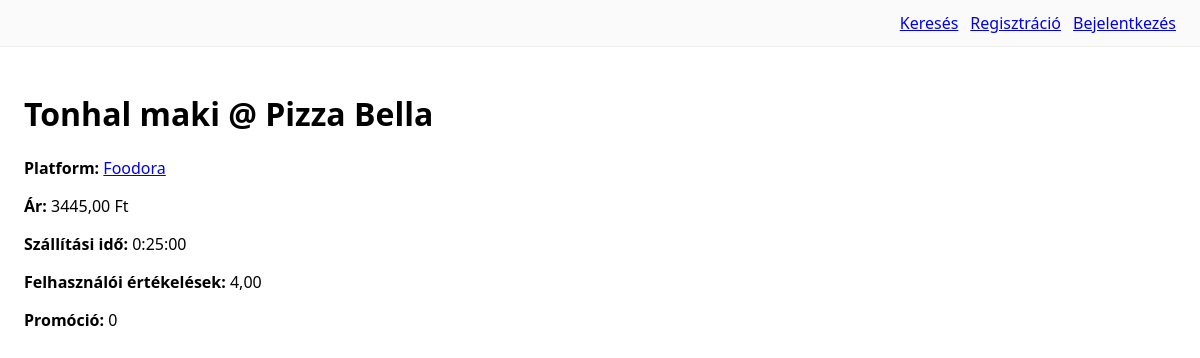
The app's page /info/4/, older data.
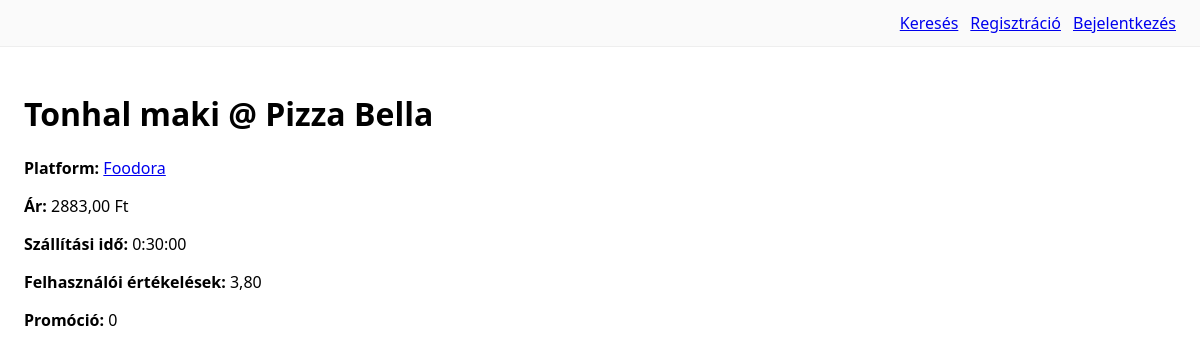
The same page, newer data.
### compare/models.py (models this page shows, shortened)
class EtteremEtelInfo(models.Model):
    etel = models.ForeignKey("catalog.Etel", on_delete=models.CASCADE, related_name="etterem_info", verbose_name="Étel")
    etterem = models.ForeignKey("catalog.Etterem", on_delete=models.CASCADE, related_name="etel_info", verbose_name="Étterem")
    platform = models.CharField("Platform", max_length=20, choices=PLATFORMOK, default="egyeb")
    ar = models.DecimalField("Ár (HUF)", max_digits=10, decimal_places=2)
    szallitas_ido = models.DurationField("Szállítási idő", null=True, blank=True)
    felhaszn_ertekelesek = models.DecimalField("Felhasználói értékelések (átlag)", max_digits=3, decimal_places=2, null=True, blank=True)
    promocio = models.CharField("Promóció", max_length=255, blank=True)
    class Meta:
        verbose_name="Étterem–Étel információ"; verbose_name_plural="Étterem–Étel információk"
        unique_together=("etel","etterem","platform")
        indexes=[models.Index(fields=["etel"]), models.Index(fields=["etterem"]), models.Index(fields=["platform"])]

### catalog/models.py (models this page shows, shortened)
class Etel(models.Model):
    nev = models.CharField(max_length=150)
    leiras = models.TextField(blank=True)
    kategoria = models.CharField(max_length=50, blank=True)
    kep_url = models.URLField(blank=True)

class Etterem(models.Model):
    nev = models.CharField(max_length=150)
    cim = models.CharField(max_length=250, blank=True)
    platform = models.CharField(max_length=20, choices=PLATFORMOK, default="egyeb")
    platform_logo_url = models.URLField(blank=True)
    platform_url = models.URLField(blank=True)
    def get_platform_url(self) -> str:
        if self.platform_url:
            return self.platform_url
        defaults = {
            "wolt": "https://wolt.com",
            "foodora": "https://www.foodora.hu",
            "bolt": "https://bolt.eu/hu",
            "egyeb": "#",
        }
        return defaults.get(self.platform, "#")

### compare/views.py (the view)
# urls.py: path("info/<int:pk>/", views.InfoDetailView.as_view(), name="info_detail"),
class InfoDetailView(DetailView):
    model = EtteremEtelInfo
    template_name = "compare/info_detail.html"

### templates/compare/info_detail.html (shortened to what this page needs)
{% extends "_base.html" %}
{% block content %}
<h1>{{ object.etel.nev }} @ {{ object.etterem.nev }}</h1>
<p><b>Platform:</b>
  {% if object.etterem.get_platform_url %}
    <a href="{{ object.etterem.get_platform_url }}" target="_blank" rel="noopener">
      {{ object.etterem.get_platform_display }}
    </a>
  {% else %}
    {{ object.etterem.get_platform_display }}
  {% endif %}
</p>
<p><b>Ár:</b> {{ object.ar }} Ft</p>
<p><b>Szállítási idő:</b> {{ object.szallitas_ido }}</p>
<p><b>Felhasználói értékelések:</b> {{ object.felhaszn_ertekelesek|default:"–" }}</p>
<p><b>Promóció:</b> {{ object.promocio|default:"–" }}</p>
{% endblock %}

Row changes from the older to the newer data that the page shows:
changed EtteremEtelInfo "Tonhal maki": ar "3445,00" → "2883,00"; szallitas_ido "0:25:00" → "0:30:00"; felhaszn_ertekelesek "4,00" → "3,80"
